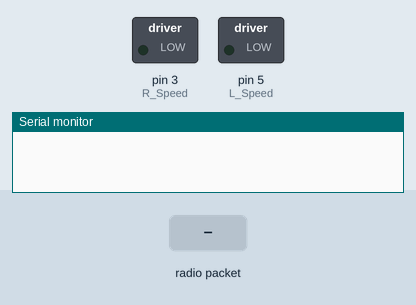
Simulated run of this sketch. Board: Arduino Uno, built with avr-gcc and run on an emulated ATmega328P. On the bench: switched loads named in the sketch (green lamp = pin HIGH), the last lines printed to the serial monitor. The test bench sets the inputs (shaded band). No radio packets arrive unless stated.

Above: at 1.2 s.
1.3 s: radio packet "1" arrives
At 2.3 s:
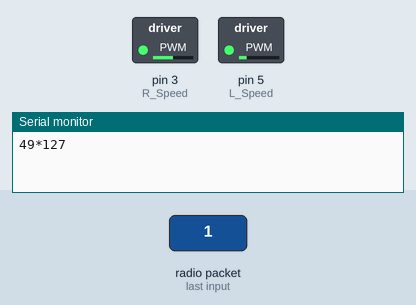
2.8 s: radio packet "0" arrives
At 3.5 s:
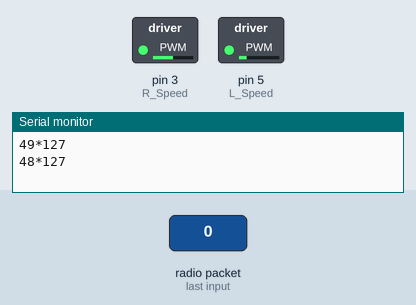
Timing chart, 0 to 5.8 s (numbered marks = the images above; inputs shaded):
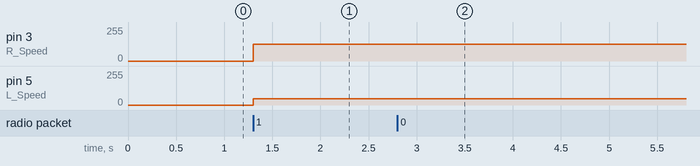

Measured:
- after the input at 1.3 s, pin 3 (R_Speed): 0/255 → 127/255 at once; pin 5 (L_Speed): 0/255 → 48/255 at once
- after the input at 2.8 s, pin 5 (L_Speed): 48/255 → 47/255 at once

The sketch:

main.ino
```cpp
/*
Controlling a car in an open loop system via Kinect controls.
 Victor Amaral, Sarah Azody, Kevin Rowland
 */
#include <SoftwareSerial.h>
#include <VirtualWire.h>h
//SoftwareSerial mySerial = SoftwareSerial(2, 3); //(rxPin, txPin)

int SON_pin = 8;
int left, right;
boolean test = false;

const int rx_pin = 2;
const int L_Speed = 5;        //enable pin right side
const int L_Direction = 4;    //logic pin left
const int R_Speed = 3 ;       //enable pin right side
const int R_Direction = 6 ;   //logic pin right

void setup() {
  //pinMode(rx_pin, INPUT);
  pinMode(L_Speed, OUTPUT);
  pinMode(R_Speed, OUTPUT);
  Serial.begin(2400);

  vw_setup(2400);        //baud for wireless rx
  vw_set_rx_pin(rx_pin);      //receive wireless data on pin 2
  vw_rx_start();         //start rx process

  digitalWrite(L_Direction, 1);
  digitalWrite(R_Direction, 1);

}

void loop () {

  /*--------------READ FROM RCVR--------------*/

  byte buflen = VW_MAX_MESSAGE_LEN;
  byte buf[buflen]; //buffer to store the received data

  if (vw_have_message()) {                //if a message is transmitted
      vw_get_message(buf, &buflen);       //save the message to buffer;
        writeToMotor(buf[0], buf[1]);
        Serial.print(buf[0]);             //debug for demonstration purposes
        Serial.print('*');
        Serial.println(buf[1]);
  }
}

 /*--------------WRITE TO MOTOR--------------*/

void writeToMotor(int xPos, int yPos) {
  if(xPos < 100) {                      //turn left
    left = yPos - (128 - xPos);
    right = yPos;
  } else if ( xPos > 156 ) {            //turn right
    left = yPos;
    right = yPos - (255 - xPos + 128);
  } else {                              //go straight!
    right = yPos;
    left = yPos;
  }
 analogWrite(L_Speed, left);
 analogWrite(R_Speed, right);
 delay(100);
}
```
